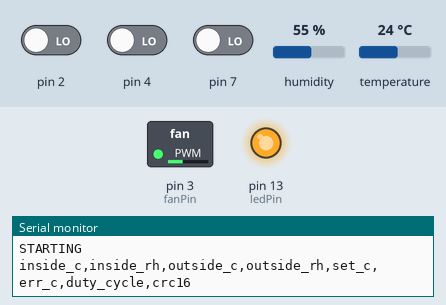
Recording of a sketch running on a simulated Arduino Uno, built with avr-gcc and run on an emulated ATmega328P. On the bench: switched loads named in the sketch (green lamp = pin HIGH), output pins drawn as LEDs (lit = HIGH), the last lines printed to the serial monitor. Wiring (inferred from the names in the program): I2C bus: SDA pin 6; SCL pin 5; HTU21/Si7021 sensor at I2C address 0x40. The inputs (shaded band) are chosen by the test bench; at power-on: temperature 24 °C, pin 2 LOW, pin 4 LOW, pin 7 LOW, humidity 55 %.

Above: at 1.4 s.
1.5 s: temperature set to 28 °C
At 4.2 s:
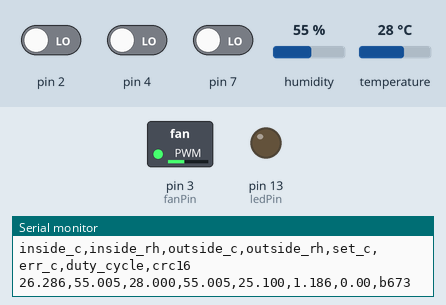
7.5 s: temperature set to 12 °C
At 12.9 s:
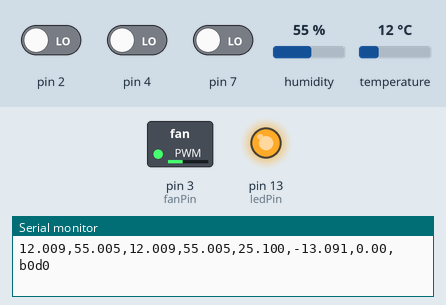
Timing chart, 0 to 16.5 s (numbered marks = the images above; inputs shaded):
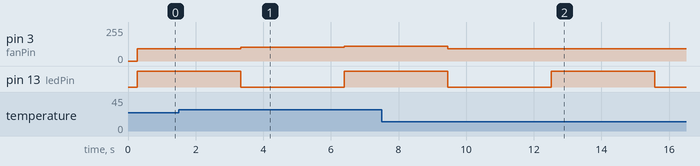

The sketch:

fan_control.ino
```cpp
#include "crc.h"
#include "Si7021.h"
#include "PID_v1.h"
//#include <Wire.h>

// --- Configurable parameters ---

// PID constants
double kp = 125.0;
double ki = 4.0;
double kd = 0.0;
double setpoint_c = 25.1; // in celsius

// how long it typically takes to read from the Si7012, in milliseconds;
uint8_t temperature_read_delay = 202 + 2; // actually 201 or 202, but we add a small safety margin.
uint8_t inside_sample_count = 14;
uint8_t outside_sample_count = 1;
uint16_t loop_period = temperature_read_delay * (inside_sample_count + outside_sample_count); // in ms

// exhaust fan
// this is connected to the base of a 2N7000 via a 150k / 1uF low-pass filter
int8_t fanPin = 3;

int8_t ledPin = 13;

// --- Global variables ---

// the Si7021 sensor (outside the box)
uint8_t out_sda_pin = 6;
uint8_t out_scl_pin = 5;
SoftwareWire swire(out_sda_pin, out_scl_pin);
Weather outside(&swire);
float out_humidity;
float out_temperature_c;

// the Si7021 sensor (inside the box)
Weather inside;
double in_humidity;
double in_temperature_c;

double pid_input;
double pid_output = 0;
uint8_t pwm_output = 0;
PID myPID(&pid_input, &pid_output, &setpoint_c, kp, ki, kd, REVERSE);

uint32_t start = 0;
uint32_t next_loop_start = 0;

// --- Functions

void toggle_led() {
  if (digitalRead(ledPin) > 0) {
    digitalWrite(ledPin, LOW);
  } else {
    digitalWrite(ledPin, HIGH);
  }
}

void setup() {
  pinMode(ledPin, OUTPUT);
  pinMode(fanPin, OUTPUT);

  Serial.begin(9600); // 9600 8N1
  while(!Serial) {}

  // start the temperature sensors

  while(!outside.begin()) {
    Serial.println("Could not find BME280 sensor!");
    delay(1000);
  }

  while(!inside.begin()) {
    Serial.println("Could not find Si7021 sensor!");
    delay(1000);
  }

  myPID.SetSampleTime(loop_period);
  myPID.SetMode(AUTOMATIC);

  // indicate to the client that we are starting.  this allows them to flush old data out of the usb-serial pipe.
  delay(250);
  Serial.println("\nSTARTING");

  // Print the CSV header.
  Serial.println("inside_c,inside_rh,outside_c,outside_rh,set_c,err_c,duty_cycle,crc16");

  start = millis();
  next_loop_start = millis() + loop_period;
}

void loop() {

  // update our PWM output
  pwm_output = map(pid_output, 0, 255, 93, 110);
  analogWrite(fanPin, pwm_output);

  // toggle the LED to give a visual indication of the control loop activity
  toggle_led();

  double rh_accumulator = 0;
  double c_accumulator = 0;

  for (int i=0; i < inside_sample_count; i++) {
    rh_accumulator += inside.getRH();
    c_accumulator += inside.readTemp();
  }
  in_humidity = rh_accumulator / inside_sample_count;
  in_temperature_c = c_accumulator / inside_sample_count;

  rh_accumulator = 0;
  c_accumulator = 0;
  for (int i=0; i < outside_sample_count; i++) {
    rh_accumulator += outside.getRH();
    c_accumulator += outside.readTemp();
  }
  out_humidity = rh_accumulator / outside_sample_count;
  out_temperature_c = c_accumulator / outside_sample_count;

  pid_input = in_temperature_c;

  // construct the logging message
  char buf[64];
  char *ptr = buf;
  char float_buf[16];

  dtostrf(in_temperature_c, 1, 3, float_buf);
  ptr += sprintf(ptr, "%s", float_buf);

  dtostrf(in_humidity, 1, 3, float_buf);
  ptr += sprintf(ptr, ",%s", float_buf);

  dtostrf(out_temperature_c, 1, 3, float_buf);
  ptr += sprintf(ptr, ",%s", float_buf);

  dtostrf(out_humidity, 1, 3, float_buf);
  ptr += sprintf(ptr, ",%s", float_buf);

  dtostrf(setpoint_c, 1, 3, float_buf);
  ptr += sprintf(ptr, ",%s", float_buf);

  dtostrf(in_temperature_c - setpoint_c, 1, 3, float_buf);
  ptr += sprintf(ptr, ",%s", float_buf);

  dtostrf(pid_output / 2.55, 1, 2, float_buf);
  ptr += sprintf(ptr, ",%s", float_buf);

  uint16_t crc = crc16(buf, strlen(buf));
  ptr = csv_append_hex_crc16(crc, ptr);

  // print the logging message
  Serial.println(buf);

  // print out how much time margin was left (uncomment this while debugging)
//  Serial.println(next_loop_start - millis());

  // busy-wait until our loop_period is over and then calculate our PID result
  while (myPID.Compute() == false) { continue; }

  // advance the loop timer
  while (millis() <= next_loop_start) { delay(1); }
  while (next_loop_start < millis()) { next_loop_start += loop_period; }
}
```

AnyWire.h
```cpp
#ifndef AnyWire_h
#define AnyWire_h

#include <Arduino.h>

class SoftwareWire;

class AnyWire {
public:
  AnyWire();
  AnyWire(SoftwareWire *wire);
  ~AnyWire();

  void begin();
  void begin(uint8_t address);
  void begin(int address);
  void end();
  void setClock(uint32_t clock);
  void beginTransmission(uint8_t address);
  void beginTransmission(int address);
  uint8_t endTransmission(void);
  uint8_t endTransmission(uint8_t sendStop);
  uint8_t requestFrom(uint8_t address, uint8_t quantity);
  uint8_t requestFrom(uint8_t address, uint8_t quantity, uint8_t sendStop);
  uint8_t requestFrom(int address, int quantity);
  uint8_t requestFrom(int address, int quantity, int sendStop);
  uint8_t write(uint8_t data);
  uint8_t write(const uint8_t *data, uint8_t size);
  int available(void);
  int read(void);
  int peek(void);
  void flush(void);

private:
  SoftwareWire *_softwareWire;
};

#endif // AnyWire_h
```

Si7021.cpp
```cpp
/*
The following Si7021 "Weather" code was adapted from Sparkfun's library.
See https://github.com/sparkfun/Si7021_Breakout/tree/master/Libraries
*/

/*
SparkFun Si7021 Temperature and HUmidity Breakout
By: Joel Bartlett
SparkFun Electronics
Date: December 10, 2015

This is an Arduino library for the Si7021 Temperature and Humidity Sensor Breakout

This library is based on the following libraries:
HTU21D Temperature / Humidity Sensor Library
By: Nathan Seidle
https://github.com/sparkfun/HTU21D_Breakout/tree/master/Libraries
Arduino Si7010 relative humidity + temperature sensor
By: Jakub Kaminski, 2014
https://github.com/teoqba/ADDRESS
This Library is free software: you can redistribute it and/or modify
it under the terms of the GNU General Public License as published by
the Free Software Foundation, either version 3 of the License, or
(at your option) any later version.
This Library is distributed in the hope that it will be useful,
but WITHOUT ANY WARRANTY; without even the implied warranty of
MERCHANTABILITY or FITNESS FOR A PARTICULAR PURPOSE.  See the
GNU General Public License for more details.
For a copy of the GNU General Public License, see
<http://www.gnu.org/licenses/>.
*/

#include "Wire.h"
#include "Si7021.h"


//Initialize
Weather::Weather() {
    _wire = AnyWire();
}

Weather::Weather(SoftwareWire *wire) {
    _wire = AnyWire(wire);
}

uint8_t Weather::begin(void) {
  _wire.begin();
  return checkID();
}

/**************** Si7021 & HTU21D Functions **************************************/


float Weather::getRH() {
  // Measure the relative humidity
  uint16_t RH_Code = makeMeasurment(HUMD_MEASURE_NOHOLD);
  float result = (125.0 * RH_Code / 65536) - 6;
  return result;
}

float Weather::readTemp() {
  // Read temperature from previous RH measurement.
  uint16_t temp_Code = makeMeasurment(TEMP_PREV);
  float result = (175.72 * temp_Code / 65536) - 46.85;
  return result;
}

float Weather::getTemp() {
  // Measure temperature
  uint16_t temp_Code = makeMeasurment(TEMP_MEASURE_NOHOLD);
  float result = (175.72 * temp_Code / 65536) - 46.85;
  return result;
}

//Give me temperature in fahrenheit!
float Weather::readTempF() {
  return((readTemp() * 1.8) + 32.0); // Convert celsius to fahrenheit
}

float Weather::getTempF() {
  return((getTemp() * 1.8) + 32.0); // Convert celsius to fahrenheit
}


void Weather::heaterOn() {
  // Turns on the ADDRESS heater
  uint8_t regVal = readReg();
  regVal |= _BV(HTRE);
  //turn on the heater
  writeReg(regVal);
}

void Weather::heaterOff() {
  // Turns off the ADDRESS heater
  uint8_t regVal = readReg();
  regVal &= ~_BV(HTRE);
  writeReg(regVal);
}

void Weather::changeResolution(uint8_t i) {
  // Changes to resolution of ADDRESS measurements.
  // Set i to:
  //      RH         Temp
  // 0: 12 bit       14 bit (default)
  // 1:  8 bit       12 bit
  // 2: 10 bit       13 bit
  // 3: 11 bit       11 bit

  uint8_t regVal = readReg();
  // zero resolution bits
  regVal &= 0b011111110;
  switch (i) {
    case 1:
      regVal |= 0b00000001;
      break;
    case 2:
      regVal |= 0b10000000;
      break;
    case 3:
      regVal |= 0b10000001;
    default:
      regVal |= 0b00000000;
      break;
  }
  // write new resolution settings to the register
  writeReg(regVal);
}

void Weather::reset() {
  //Reset user resister
  writeReg(SOFT_RESET);
}

uint8_t Weather::checkID() {
  uint8_t ID_1;

  // Check device ID
  _wire.beginTransmission(ADDRESS);
  _wire.write(0xFC);
  _wire.write(0xC9);
  _wire.endTransmission();

  _wire.requestFrom(ADDRESS,1);

  ID_1 = _wire.read();

  // Si7021 will return 0x15 (defined as SI7021_ID)
  // HTU21D will return 0x32 (defined as HTU21D_ID)
  return ID_1;
}

uint16_t Weather::makeMeasurment(uint8_t command) {
  // Take one ADDRESS measurement given by command.
  // It can be either temperature or relative humidity
  // TODO: implement checksum checking

  uint16_t nBytes = 3;
  // if we are only reading old temperature, read olny msb and lsb
  if (command == 0xE0) {
      nBytes = 2;
  }

  _wire.beginTransmission(ADDRESS);
  _wire.write(command);
  _wire.endTransmission();
  // When not using clock stretching (*_NOHOLD commands) delay here
  // is needed to wait for the measurement.
  // According to datasheet the max. conversion time is ~22ms
  delay(100);

  _wire.requestFrom(ADDRESS,nBytes);
  if (_wire.available() != nBytes) {
    return 100;
  }

  unsigned int msb = _wire.read();
  unsigned int lsb = _wire.read();
  // Clear the last to bits of LSB to 00.
  // According to datasheet LSB of RH is always xxxxxx10
  lsb &= 0xFC;
  unsigned int mesurment = msb << 8 | lsb;

  return mesurment;
}

void Weather::writeReg(uint8_t value) {
  // Write to user register on ADDRESS
  _wire.beginTransmission(ADDRESS);
  _wire.write(WRITE_USER_REG);
  _wire.write(value);
  _wire.endTransmission();
}

uint8_t Weather::readReg() {
  // Read from user register on ADDRESS
  _wire.beginTransmission(ADDRESS);
  _wire.write(READ_USER_REG);
  _wire.endTransmission();
  _wire.requestFrom(ADDRESS,1);
  uint8_t regVal = _wire.read();
  return regVal;
}
```

Si7021.h
```cpp
/*
The following Si7021 "Weather" code was adapted from Sparkfun's library.
See https://github.com/sparkfun/Si7021_Breakout/tree/master/Libraries
*/

/*
SparkFun Si7021 Temperature and Humidity Breakout
By: Joel Bartlett
SparkFun Electronics
Date: December 10, 2015

This is an Arduino library for the Si7021 Temperature and Humidity Sensor Breakout

This library is based on the following libraries:
HTU21D Temperature / Humidity Sensor Library
By: Nathan Seidle
https://github.com/sparkfun/HTU21D_Breakout/tree/master/Libraries
Arduino Si7010 relative humidity + temperature sensor
By: Jakub Kaminski, 2014
https://github.com/teoqba/ADDRESS
This Library is free software: you can redistribute it and/or modify
it under the terms of the GNU General Public License as published by
the Free Software Foundation, either version 3 of the License, or
(at your option) any later version.
This Library is distributed in the hope that it will be useful,
but WITHOUT ANY WARRANTY; without even the implied warranty of
MERCHANTABILITY or FITNESS FOR A PARTICULAR PURPOSE.  See the
GNU General Public License for more details.
For a copy of the GNU General Public License, see
<http://www.gnu.org/licenses/>.
 */

#ifndef SparkFun_Si7021_Breakout_Library_h
#define SparkFun_Si7021_Breakout_Library_h

#include <Arduino.h>
#include "AnyWire.h"
#include "SoftwareWire.h"

/**************** Si7021 & HTU21D Definitions ***************************/

#define ADDRESS 0x40

#define TEMP_MEASURE_HOLD 0xE3
#define HUMD_MEASURE_HOLD 0xE5
#define TEMP_MEASURE_NOHOLD 0xF3
#define HUMD_MEASURE_NOHOLD 0xF5
#define TEMP_PREV 0xE0

#define WRITE_USER_REG 0xE6
#define READ_USER_REG 0xE7
#define SOFT_RESET 0xFE

#define HTRE 0x02
#define _BV(bit) (1 << (bit))

#define CRC_POLY 0x988000 // Shifted Polynomial for CRC check

// Error codes
#define I2C_TIMEOUT 998
#define BAD_CRC 999

#define SI7021_ID 0x15
#define HTU21D_ID 0x32

/**************** Si7021 & HTU21D Class **************************************/

class Weather {

public:
  Weather();
  Weather(SoftwareWire *wire);

  uint8_t begin();

  float getRH();
  float readTemp();
  float getTemp();
  float readTempF();
  float getTempF();
  void heaterOn();
  void heaterOff();
  void changeResolution(uint8_t i);
  void reset();
  uint8_t checkID();


private:
  AnyWire _wire;
  uint16_t makeMeasurment(uint8_t command);
  void writeReg(uint8_t value);
  uint8_t readReg();
};

#endif
```

SoftwareWire.h
```cpp
// SoftwareWire.h
//
// 2008, Raul wrote a I2C with bit banging as an exercise.
// http://codinglab.blogspot.nl/2008/10/i2c-on-avr-using-bit-banging.html
//
// 2010-2012, Tod E. Kurt takes some tricks from Raul,
// and wrote the SoftI2CMaster library for the Arduino environment.
// https://github.com/todbot/SoftI2CMaster
// http://todbot.com/blog/
//
// 2014-2015, Testato updates the SoftI2CMaster library to make it faster
// and to make it compatible with the Arduino 1.x API
// Also changed I2C waveform and added speed selection.
//
// 2015, Peter_n renames the library into "SoftwareWire",
// and made it a drop-in replacement for the Wire library.
//


#ifndef SoftwareWire_h
#define SoftwareWire_h

#include <Arduino.h>


// Transmission status error, the return value of endTransmission()
#define SOFTWAREWIRE_NO_ERROR       0
#define SOFTWAREWIRE_BUFFER_FULL    1
#define SOFTWAREWIRE_ADDRESS_NACK   2
#define SOFTWAREWIRE_DATA_NACK      3
#define SOFTWAREWIRE_OTHER          4

#define SOFTWAREWIRE_BUFSIZE 32        // same as buffer size of Arduino Wire library


class SoftwareWire
{
public:
  SoftwareWire(uint8_t sdaPin, uint8_t sclPin, boolean pullups = true, boolean detectClockStretch = true);
  ~SoftwareWire();
  void end();

  void begin();
  void begin(uint8_t address);
  void begin(int address);
  void setClock(uint32_t clock);
  void beginTransmission(uint8_t address);
  void beginTransmission(int address);
  uint8_t endTransmission(boolean sendStop = true);
  uint8_t requestFrom(uint8_t address, uint8_t size, boolean sendStop = true);
  uint8_t requestFrom(int address, int size, boolean sendStop = true);
  uint8_t write(uint8_t data);
  uint8_t write(const uint8_t*, uint8_t size);
  uint8_t write(char* data);
  int available(void);
  int read(void);
  int readBytes(uint8_t* buf, uint8_t size);
  int readBytes(char * buf, uint8_t size);
  int readBytes(char * buf, int size);
  int peek(void);
  void setTimeout(long timeout);           // timeout to wait for the I2C bus
#ifdef ENABLE_PRINTSTATUS
  void printStatus(HardwareSerial& Ser);   // print information to a Serial port
#endif

private:
  // per object data

  uint8_t _sdaPin;
  uint8_t _sclPin;
  uint8_t _sdaBitMask;
  uint8_t _sclBitMask;

  volatile uint8_t *_sdaPortReg;
  volatile uint8_t *_sclPortReg;
  volatile uint8_t *_sdaDirReg;
  volatile uint8_t *_sclDirReg;
  volatile uint8_t *_sdaPinReg;
  volatile uint8_t *_sclPinReg;

  uint8_t _transmission;      // transmission status, returned by endTransmission(). 0 is no error.
  uint16_t _i2cdelay;         // delay in micro seconds for sda and scl bits.
  boolean _pullups;           // using the internal pullups or not
  boolean _stretch;           // should code handle clock stretching by the slave or not.
  unsigned long _timeout;     // timeout in ms. When waiting for a clock pulse stretch. 2017, Fix issue #6

  uint8_t rxBuf[SOFTWAREWIRE_BUFSIZE];   // buffer inside this class, a buffer per SoftwareWire.
  uint8_t rxBufPut;           // index to rxBuf, just after the last valid byte.
  uint8_t rxBufGet;           // index to rxBuf, the first new to be read byte.

  // private methods

  void i2c_writebit( uint8_t c );
  uint8_t i2c_readbit(void);
  void i2c_init(void);
  boolean i2c_start(void);
  void i2c_repstart(void);
  void i2c_stop(void);
  uint8_t i2c_write(uint8_t c);
  uint8_t i2c_read(boolean ack);
};

#endif // SoftwareWire_h
```

crc.cpp
```cpp
#include "crc.h"

uint16_t crc16(uint8_t *data, uint16_t len) {
  uint16_t crc = 0;
  for (uint16_t i = 0; i < len; i++) {
    // Note: this is CRC16 CCITT XModem
    crc = _crc_xmodem_update(crc, data[i]);
  }
  return crc;
}

// Appends the hex value of a 16-bit CRC to a string to a CSV row.
// Note: just the four hex characters are appended (e.g. "3c3f"), without
// any leading "0x" notation.
// The appended string is null-terminated, and a pointer which points
// at the terminating null is returned.
char* csv_append_hex_crc16(uint16_t crc, char *buf) {
  // originally inspired by http://stackoverflow.com/a/12839870/558735
  char map[16+1] = "0123456789abcdef";
  uint8_t high_nibble;
  uint8_t low_nibble;
  uint8_t msb = crc >> 8;
  uint8_t lsb = crc & 0xFF;

  *buf = ','; buf++;

  high_nibble = (msb & 0xF0) >> 4;
  *buf = map[high_nibble]; buf++;

  low_nibble = msb & 0x0F;
  *buf = map[low_nibble]; buf++;

  high_nibble = (lsb & 0xF0) >> 4;
  *buf = map[high_nibble]; buf++;

  low_nibble = lsb & 0x0F;
  *buf = map[low_nibble]; buf++;

  *buf = '\0';
  return buf;
}
```

crc.h
```cpp
#include <util/crc16.h>

uint16_t crc16(uint8_t *data, uint16_t len);

// Appends the hex value of a 16-bit CRC to a string to a CSV row.
// Note: just the four hex characters are appended (e.g. "3c3f"), without
// any leading "0x" notation.
// The appended string is null-terminated, and a pointer which points
// at the terminating null is returned.
char* csv_append_hex_crc16(uint16_t crc, char *buf);
```

Source omitted: AnyWire.cpp (18316 bytes), SoftwareWire.cpp (23917 bytes)

Measured:
- after the input at 1.5 s, pin 3 (fanPin): 93/255 → 103/255 after 1.8 s, → 110/255 3.1 s later
- after the input at 7.5 s, pin 3 (fanPin): 110/255 → 93/255 after 2.0 s
